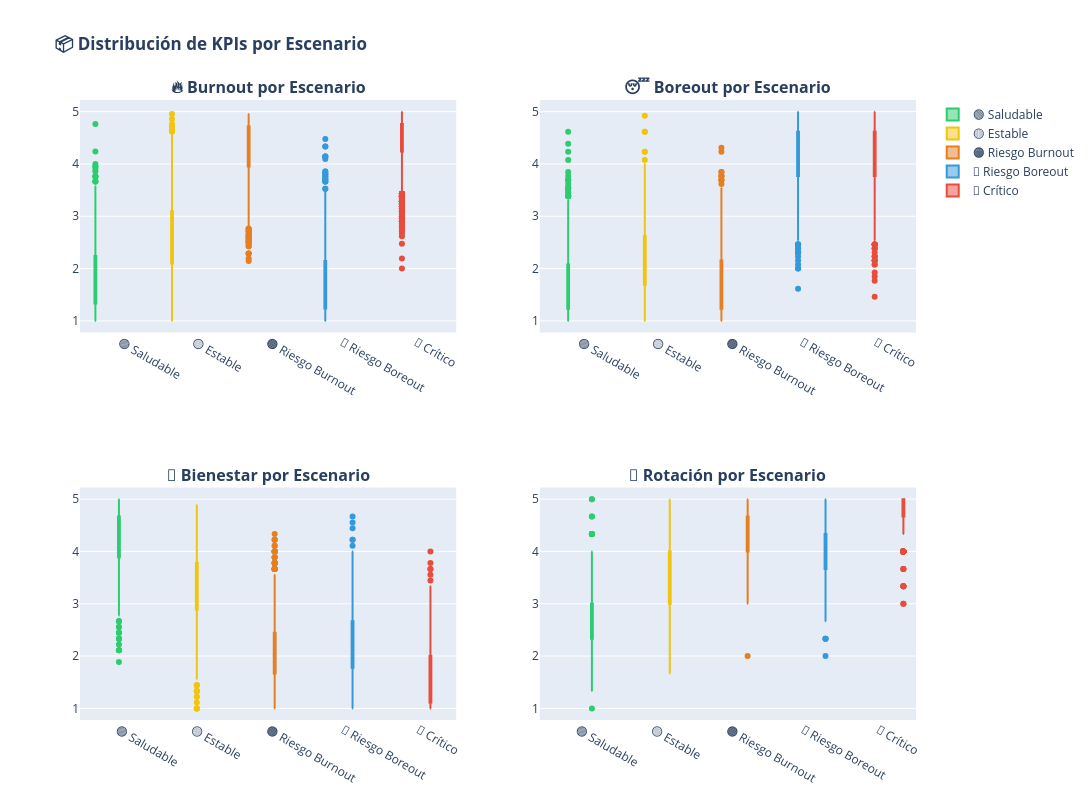

Notebook code cell kept with this figure:
### Markdown cell above
## 2. 📦 Boxplots - Distribución de KPIs por Escenario

¿Cómo se distribuyen los KPIs dentro de cada escenario?

### Code cell
# =====================================================
# BOXPLOTS - DISTRIBUCIÓN DE KPIs
# =====================================================

fig = make_subplots(
    rows=2, cols=2,
    subplot_titles=(
        "<b>🔥 Burnout por Escenario</b>",
        "<b>😴 Boreout por Escenario</b>",
        "<b>💚 Bienestar por Escenario</b>",
        "<b>🔄 Rotación por Escenario</b>"
    ),
    specs=[[{"type": "box"}, {"type": "box"}],
           [{"type": "box"}, {"type": "box"}]]
)

kpi_boxplots = [
    ("kpi_burnout", "🔥 Burnout"),
    ("kpi_boreout", "😴 Boreout"),
    ("kpi_bienestar", "💚 Bienestar"),
    ("kpi_rotacion", "🔄 Rotación")
]

posiciones = [(1, 1), (1, 2), (2, 1), (2, 2)]

for (kpi, nombre), pos in zip(kpi_boxplots, posiciones):
    for esc in ESCENARIOS:
        datos = df_benchmark[df_benchmark["escenario"] == esc][kpi]
        
        fig.add_trace(
            go.Box(
                y=datos,
                name=ETIQUETAS_ES[esc],
                marker_color=COLORES_ESCENARIOS[esc],
                showlegend=(pos == (1, 1))  # Solo mostrar leyenda en el primer gráfico
            ),
            row=pos[0], col=pos[1]
        )

fig.update_layout(
    title_text="<b>📦 Distribución de KPIs por Escenario</b>",
    height=800,
    width=1200,
    boxmode='group'
)

fig.show()

print("""
💡 INTERPRETACIÓN:
- Los boxplots muestran la distribución de cada KPI dentro de cada escenario
- La línea central es la mediana
- Los bigotes muestran el rango intercuartílico (25%-75%)
- Los puntos son outliers

OBSERVACIONES:
- 🔥 Burnout: Crítico y Riesgo Burnout tienen distribuciones altas y similares
- 😴 Boreout: Crítico y Riesgo Boreout tienen distribuciones altas
- 💚 Bienestar: Saludable tiene la distribución más alta
- 🔄 Rotación: Crítico tiene la distribución más alta (más intención de irse)
""")

### Figure 1 — Plotly figure (JSON) as saved in the notebook; plotly's stock layout.template omitted (floating-point values rounded to 4 significant figures; data arrays with more than 128 entries replaced by an {"elided": "..."} marker saying what was removed)
{"data": [{"marker": {"color": "#2ecc71"}, "name": "🟢 Saludable", "showlegend": true, "type": "box", "xaxis": "x", "y": {"elided": "2500 float values"}, "yaxis": "y"}, {"marker": {"color": "#f1c40f"}, "name": "🟡 Estable", "showlegend": true, "type": "box", "xaxis": "x", "y": {"elided": "2500 float values"}, "yaxis": "y"}, {"marker": {"color": "#e67e22"}, "name": "🟠 Riesgo Burnout", "showlegend": true, "type": "box", "xaxis": "x", "y": {"elided": "2500 float values"}, "yaxis": "y"}, {"marker": {"color": "#3498db"}, "name": "🔵 Riesgo Boreout", "showlegend": true, "type": "box", "xaxis": "x", "y": {"elided": "2500 float values"}, "yaxis": "y"}, {"marker": {"color": "#e74c3c"}, "name": "🔴 Crítico", "showlegend": true, "type": "box", "xaxis": "x", "y": {"elided": "2500 float values"}, "yaxis": "y"}, {"marker": {"color": "#2ecc71"}, "name": "🟢 Saludable", "showlegend": false, "type": "box", "xaxis": "x2", "y": {"elided": "2500 float values"}, "yaxis": "y2"}, {"marker": {"color": "#f1c40f"}, "name": "🟡 Estable", "showlegend": false, "type": "box", "xaxis": "x2", "y": {"elided": "2500 float values"}, "yaxis": "y2"}, {"marker": {"color": "#e67e22"}, "name": "🟠 Riesgo Burnout", "showlegend": false, "type": "box", "xaxis": "x2", "y": {"elided": "2500 float values"}, "yaxis": "y2"}, {"marker": {"color": "#3498db"}, "name": "🔵 Riesgo Boreout", "showlegend": false, "type": "box", "xaxis": "x2", "y": {"elided": "2500 float values"}, "yaxis": "y2"}, {"marker": {"color": "#e74c3c"}, "name": "🔴 Crítico", "showlegend": false, "type": "box", "xaxis": "x2", "y": {"elided": "2500 float values"}, "yaxis": "y2"}, {"marker": {"color": "#2ecc71"}, "name": "🟢 Saludable", "showlegend": false, "type": "box", "xaxis": "x3", "y": {"elided": "2500 float values"}, "yaxis": "y3"}, {"marker": {"color": "#f1c40f"}, "name": "🟡 Estable", "showlegend": false, "type": "box", "xaxis": "x3", "y": {"elided": "2500 float values"}, "yaxis": "y3"}, {"marker": {"color": "#e67e22"}, "name": "🟠 Riesgo Burnout", "showlegend": false, "type": "box", "xaxis": "x3", "y": {"elided": "2500 float values"}, "yaxis": "y3"}, {"marker": {"color": "#3498db"}, "name": "🔵 Riesgo Boreout", "showlegend": false, "type": "box", "xaxis": "x3", "y": {"elided": "2500 float values"}, "yaxis": "y3"}, {"marker": {"color": "#e74c3c"}, "name": "🔴 Crítico", "showlegend": false, "type": "box", "xaxis": "x3", "y": {"elided": "2500 float values"}, "yaxis": "y3"}, {"marker": {"color": "#2ecc71"}, "name": "🟢 Saludable", "showlegend": false, "type": "box", "xaxis": "x4", "y": {"elided": "2500 float values"}, "yaxis": "y4"}, {"marker": {"color": "#f1c40f"}, "name": "🟡 Estable", "showlegend": false, "type": "box", "xaxis": "x4", "y": {"elided": "2500 float values"}, "yaxis": "y4"}, {"marker": {"color": "#e67e22"}, "name": "🟠 Riesgo Burnout", "showlegend": false, "type": "box", "xaxis": "x4", "y": {"elided": "2500 float values"}, "yaxis": "y4"}, {"marker": {"color": "#3498db"}, "name": "🔵 Riesgo Boreout", "showlegend": false, "type": "box", "xaxis": "x4", "y": {"elided": "2500 float values"}, "yaxis": "y4"}, {"marker": {"color": "#e74c3c"}, "name": "🔴 Crítico", "showlegend": false, "type": "box", "xaxis": "x4", "y": {"elided": "2500 float values"}, "yaxis": "y4"}], "layout": {"annotations": [{"font": {"size": 16}, "showarrow": false, "text": "<b>🔥 Burnout por Escenario</b>", "x": 0.225, "xanchor": "center", "xref": "paper", "y": 1, "yanchor": "bottom", "yref": "paper"}, {"font": {"size": 16}, "showarrow": false, "text": "<b>😴 Boreout por Escenario</b>", "x": 0.775, "xanchor": "center", "xref": "paper", "y": 1, "yanchor": "bottom", "yref": "paper"}, {"font": {"size": 16}, "showarrow": false, "text": "<b>💚 Bienestar por Escenario</b>", "x": 0.225, "xanchor": "center", "xref": "paper", "y": 0.375, "yanchor": "bottom", "yref": "paper"}, {"font": {"size": 16}, "showarrow": false, "text": "<b>🔄 Rotación por Escenario</b>", "x": 0.775, "xanchor": "center", "xref": "paper", "y": 0.375, "yanchor": "bottom", "yref": "paper"}], "boxmode": "group", "height": 800, "title": {"text": "<b>📦 Distribución de KPIs por Escenario</b>"}, "width": 1200, "xaxis": {"anchor": "y", "domain": [0, 0.45]}, "xaxis2": {"anchor": "y2", "domain": [0.55, 1]}, "xaxis3": {"anchor": "y3", "domain": [0, 0.45]}, "xaxis4": {"anchor": "y4", "domain": [0.55, 1]}, "yaxis": {"anchor": "x", "domain": [0.625, 1]}, "yaxis2": {"anchor": "x2", "domain": [0.625, 1]}, "yaxis3": {"anchor": "x3", "domain": [0, 0.375]}, "yaxis4": {"anchor": "x4", "domain": [0, 0.375]}}}
